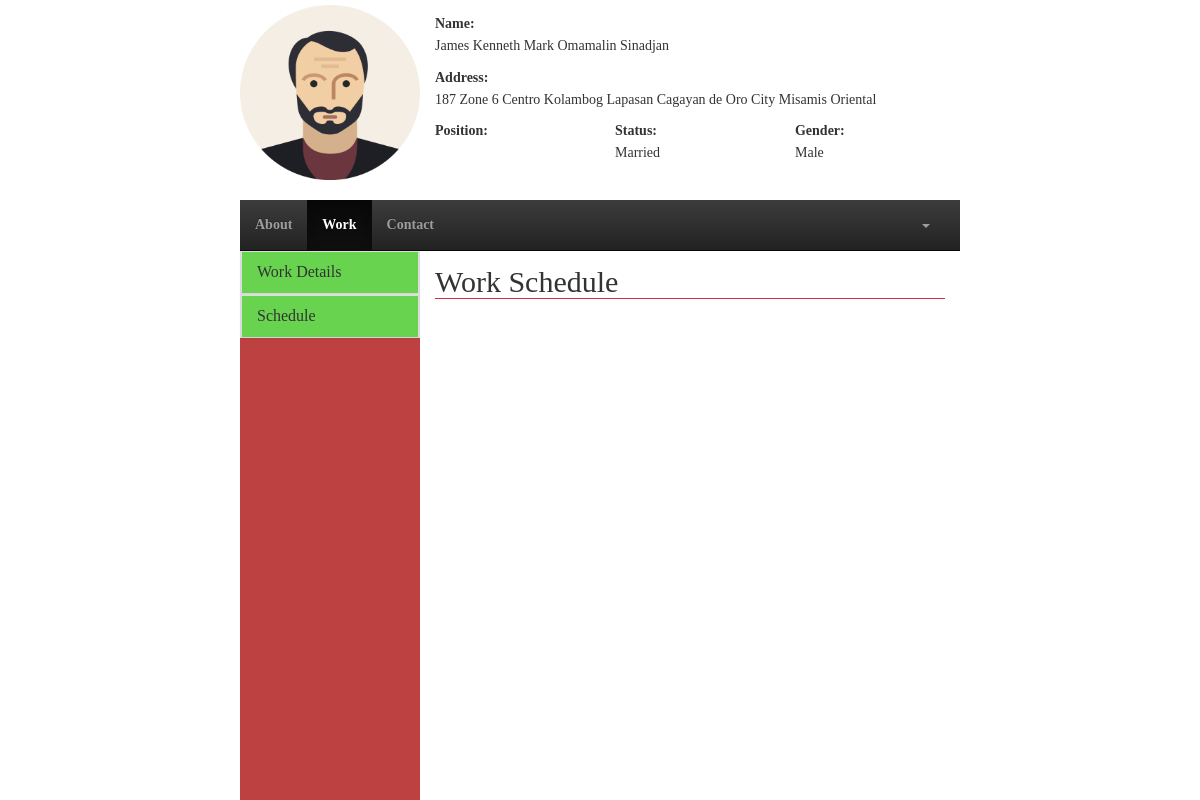
/user/work_schedule.php?id=6 (signed in), run on an earlier commit of the app's database.
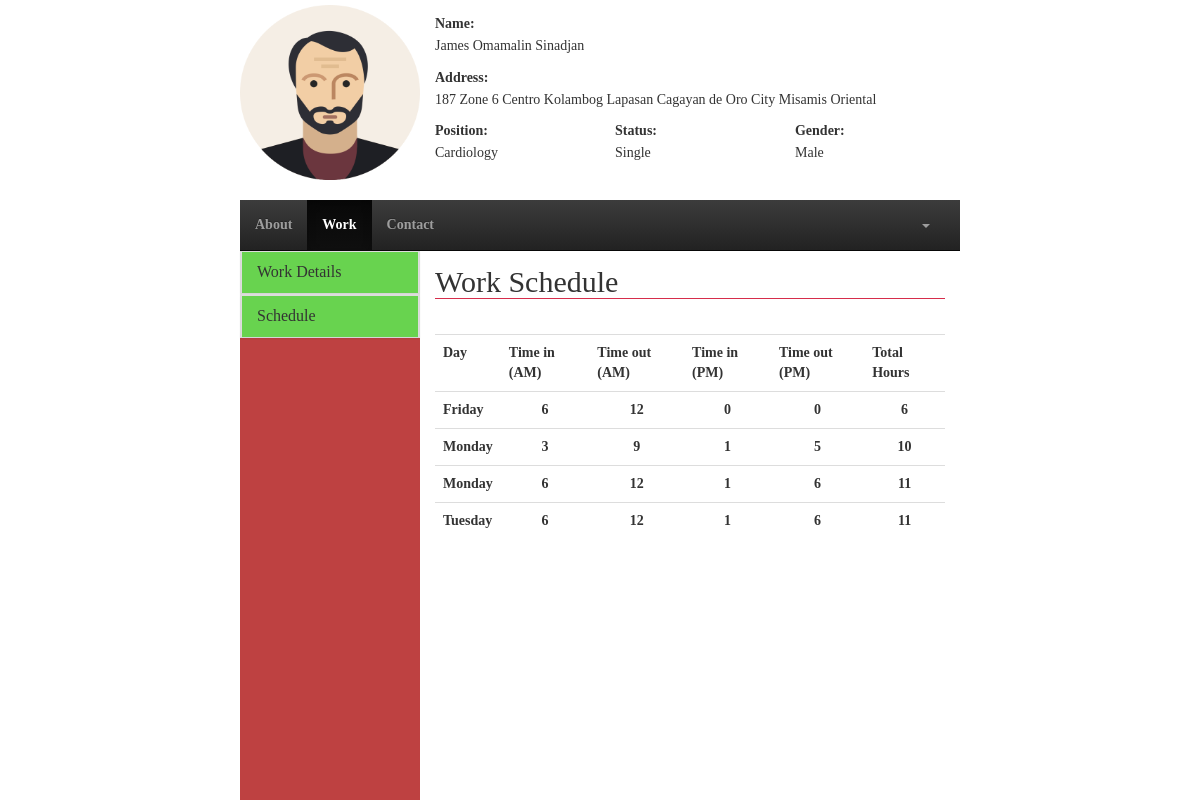
And on a later commit of the database.
### tables this page shows
CREATE TABLE `current_address` (
  `staff_id` bigint(20) DEFAULT NULL,
  `addOne` varchar(50) DEFAULT NULL,
  `addTwo` varchar(50) DEFAULT NULL,
  `addTre` varchar(50) DEFAULT NULL,
  `state` varchar(50) NOT NULL,
  `city` varchar(50) NOT NULL,
  `country` varchar(50) NOT NULL,
  `postCode` int(11) NOT NULL
);

CREATE TABLE `staff` (
  `staff_id` bigint(20) NOT NULL,
  `fname` varchar(50) NOT NULL,
  `mname` varchar(50) DEFAULT NULL,
  `lname` varchar(50) NOT NULL,
  `birthdate` date NOT NULL,
  `cellnum` varchar(50) NOT NULL,
  `telnum` varchar(50) DEFAULT NULL,
  `email` varchar(50) NOT NULL,
  `status` varchar(50) NOT NULL,
  `gender` varchar(50) NOT NULL,
  `type` varchar(50) NOT NULL,
  `department` varchar(50) NOT NULL,
  `password` varchar(50) NOT NULL
);

CREATE TABLE `schedule_details` (
  `schedDetails_id` bigint(20) NOT NULL,
  `staff_id` bigint(50) NOT NULL,
  `head_id` bigint(20) NOT NULL,
  `department` varchar(50) NOT NULL,
  `day` varchar(50) NOT NULL,
  `morningTimein` int(11) DEFAULT NULL,
  `morningTimeout` int(11) DEFAULT NULL,
  `afternoonTimein` int(11) DEFAULT NULL,
  `afternoonTimeout` int(11) DEFAULT NULL,
  `totalHours` int(11) NOT NULL
);

### user/work_schedule.php (the view, shortened to what this page needs)
<!DOCTYPE html>
<html lang="en">
	<head>
		<link rel="stylesheet" href="css/bootstrap.css">
		<link rel="stylesheet" href="css/stylesheet.css">
		<link rel="stylesheet" href="css/bootstrap-theme.css">
	</head>
	<body>
		<div class="row-3">
			<div class="container-sides">
				<div class="col-12">
					<?php
						$space = " ";
						$id = $_GET['id'];
						include_once("action/session.php");
						$query = "SELECT staff.staff_id, staff.fname, staff.mname, staff.lname, staff.status, staff.gender, staff.type, staff.department, staff.password, current_address.staff_id, current_address.addOne, current_address.addTwo, current_address.addTre, current_address.state, current_address.city FROM staff INNER JOIN current_address ON staff.staff_id = current_address.staff_id WHERE staff.staff_id = '$id'";
						$result = mysqli_query($connect,$query);
						if(mysqli_num_rows($result) > 0){
							while($row = mysqli_fetch_assoc($result)):
					?>
								<form action="">
									<div class="col-3 text-center">
										<img src="img/avatar.png" alt="" style="width:180px;height: 180px;padding-top: 5px; ">
									</div>
									<div class="col-9">
										<div class="row-4">
											<div class="container">
												<label>Name:</label>
												<h5><?php echo $row['fname'].$space.$row['mname'].$space.$row['lname'] ?></h5>
											</div>
										</div>
										<div class="row-4">
											<div class="container">
												<label>Address:</label>
												<h5><?php echo $row['addOne'].$space.$row['addTwo'].$space.$row['addTre'].$space.$row['city'].$space.$row['state'] ?></h5>
											</div>
										</div>
										<div class="row-4">
											<div class="col-4 container">
												<label>Position:</label>
												<h5><?php echo $row['department'] ?></h5>
											</div>
											<div class="col-4 container">
												<label>Status:</label>
												<h5><?php echo $row['status'] ?></h5>
											</div>
											<div class="col-4 container">
												<label>Gender:</label>
												<h5><?php echo $row['gender'] ?></h5>
											</div>
										</div>
									</div>
								</form>
					<?php endwhile;} ?>
				</div>
			</div>
		</div>
		<div class="row-9">
			<div class="container-sides">
				<div class="col-12">
					<div class="row-1">
						<div class="">
							<nav class="navbar navbar-inverse navbar-static-top">
								<div class="collapse navbar-collapse navHeaderCollapse">
									<ul class="nav navbar-nav navbar-left">
										<li><a href="about_me.php<?php echo '?id='.$id.''?>">About</a></li>
										<li class="active"><a href="work_details.php<?php echo '?id='.$id.''?>">Work</a></li>
										<li><a href="contact_person.php<?php echo '?id='.$id.''?>">Contact</a></li>
									</ul>
									<ul class="nav navbar-nav navbar-right" style="margin-right: 15px;">
										<li>
											<a href="" class="dropdown-toggle" data-toggle="dropdown"><b class="caret"></b></a>
										</li>
									</ul>
								</div>
							</nav>
						</div>
					</div>
					<div class="row-11">
						<div class="col-3" style="background-color: #be4141;">
							<div class="panel-group">
								<div class="panel panel-default">
									<div class="panel panel-heading">
										<h4 class="panel-title"><a href="#collapse1" data-toggle="collapse"><a href="work_details.php<?php echo '?id='.$id.''?>">Work Details</a></a></h4>
									</div>
								</div>
							</div>
							<div class="panel-group">
								<div class="panel panel-default">
									<div class="panel panel-heading">
										<h4 class="panel-title"><a href="#collapse2" data-toggle="collapse"><a href="work_schedule.php<?php echo '?id='.$id.''?>">Schedule</a></a></h4>
									</div>
								</div>
							</div>
						</div>
						<div class="col-9">
							<div class="row-12">
								<form action="">
									<div class="container form-group">
										<legend><h2>Work Schedule</h2></legend>
									</div>
									<div class="container">
										<?php
											$id = $_GET['id'];
											include_once("action/mysqlconn.php");
											$query = "SELECT * FROM schedule_details WHERE staff_id = '$id' ORDER BY day";
											$result = mysqli_query($connect,$query);
											if(mysqli_num_rows($result) > 0){
											echo "<table class='table'>";
												echo "<tr>";
													echo "<th>Day</th>";
													echo "<th>Time in (AM)</th>";
													echo "<th>Time out (AM)</th>";
													echo "<th>Time in (PM)</th>";
													echo "<th>Time out (PM)</th>";
													echo "<th>Total Hours</th>";
												echo "</tr>";
												while ($row = mysqli_fetch_assoc($result)){
												echo "<tr>";
													echo "<td>".$row['day']."</td>";
													echo "<td class='text-center'>".$row['morningTimein']."</td>";
													echo "<td class='text-center'>".$row['morningTimeout']."</td>";
													echo "<td class='text-center'>".$row['afternoonTimein']."</td>";
													echo "<td class='text-center'>".$row['afternoonTimeout']."</td>";
													echo "<td class='text-center'>".$row['totalHours']."</td>";
												echo "</tr>";
												}
											echo "</table>";
											}
										?>
									</div>
								</form>
							</div>
						</div>
					</div>
				</div>
			</div>
		</div>
	</body>
</html>

### user/css/stylesheet.css (style rules this page uses)
.col-3 { width: 25%;height: 100%; }
.col-4 { width: 33.3333%;height: 100%; }
.col-9 { width: 75%;height: 100%; }
.col-12 { width: 100%;height: 100%; }
.row-1 { height: 8.3333%;width: 100%; }
.row-3 { height: 25%;width: 100%; }
.row-4 { height: 33.3333%;width: 100%; }
.row-9 { height: 75%;width: 100%; }
.row-11 { height: 91.6666%;width: 100%; }
.row-12 { height: 100%;width: 100%; }
.row-1, .row-2, .row-3, .row-4, .row-5, .row-6, .row-7, .row-8, .row-9, .row-10, .row-11, .row-12 { position: relative; float: left; }
.col-1, .col-2, .col-3, .col-4, .col-5, .col-6, .col-7, .col-8, .col-9, .col-10, .col-11, .col-12 { position: relative; float: left; }
html,body { height: 100% !important; width: 100% !important; font-family: masaya; font-weight: bold; }
.container-sides { width: 60%; height: 100%; margin-right: auto; margin-left: auto; }
* { padding: 0; margin: 0; text-decoration: none; list-style: none; line-height: 1.3; }
h1,h2,h3,h4,h5,h6 { padding: 0 !important; margin: 0 !important; }
a { color: inherit; text-decoration: none; list-style-type: none; }
label { display: inline-block; margin-bottom: .5rem; }
.text-center { text-align: center; }

What changed in the data, as far as the page shows it:
changed through a linked row, current_address "187 Zone 6": staff_id.fname "James Kenneth Mark" → "James"; staff_id.department (not shown) → "Cardiology"; staff_id.status "Married" → "Single"
added schedule_details: day "Friday", morningTimein "6", morningTimeout "12", afternoonTimein "0", afternoonTimeout "0", totalHours "6"
added schedule_details: day "Monday", morningTimein "3", morningTimeout "9", afternoonTimein "1", afternoonTimeout "5", totalHours "10"
added schedule_details: day "Monday", morningTimein "6", morningTimeout "12", afternoonTimein "1", afternoonTimeout "6", totalHours "11"
added schedule_details: day "Tuesday", morningTimein "6", morningTimeout "12", afternoonTimein "1", afternoonTimeout "6", totalHours "11"
Also different on the page:
text now shown: "Day Time in (AM) Time out (AM) Time in (PM) Time out (PM) Total Hours"
